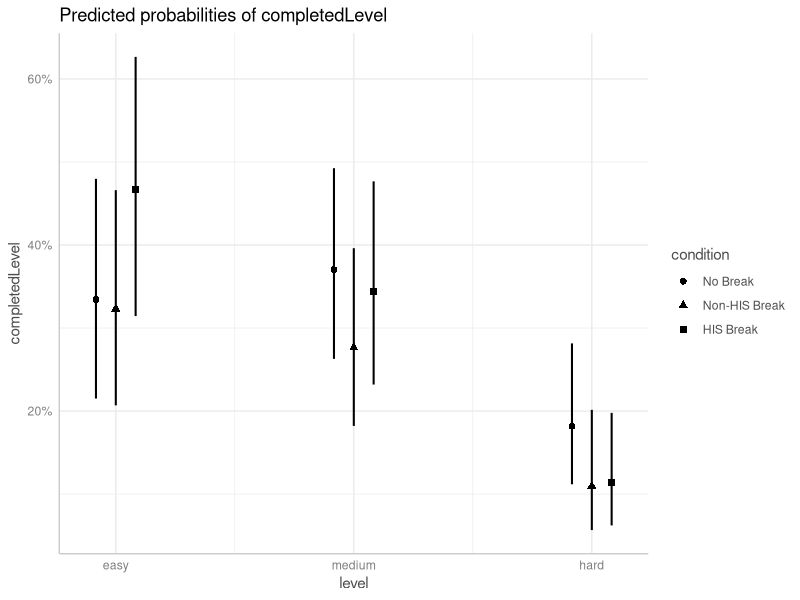
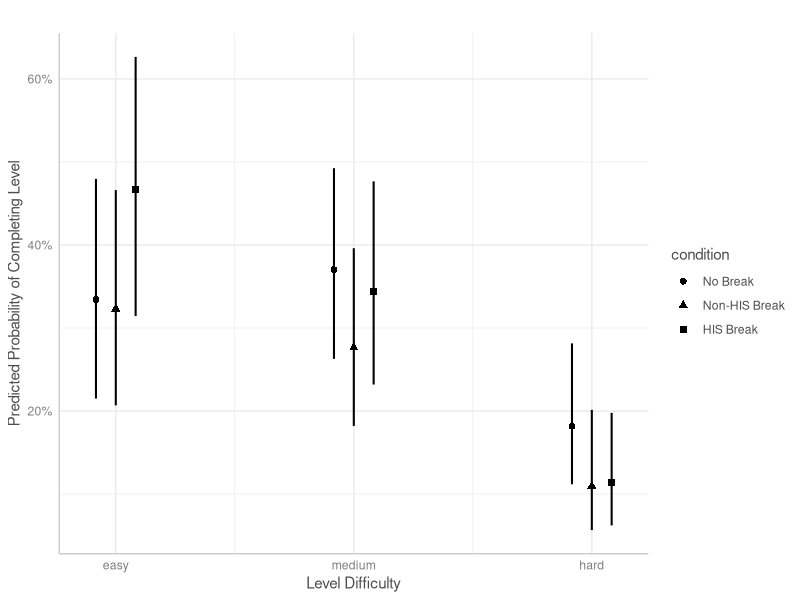

These figures' R source, in order: (Note: this script raises an error after producing the figures.)
utils::install.packages("lme4", type = "source")
install.packages("readxl")
install.packages('lmerTest')
install.packages("ggeffects")
install.packages("ggplot2")

library(readxl)
library(lme4)
library(lmerTest)
library(ggeffects)
library(ggplot2)

data <- read_excel("data.xlsx", sheet = "P4")
attach(data)

level <- as.factor(levelNumber)
levels(level) <- c("hard", "easy", "medium")
level <- factor(level, levels = c("easy", "medium", "hard"))

condition <- as.factor(condition)
levels(condition) <- c("No Break", "Non-HIS Break", "HIS Break")

id <- as.factor(prolificPID)
sex <- as.factor(sex)
handedness <- as.factor(handedness)

for (lvl in unique(level)) {
  data_level <- data[level == lvl, ]
  contingency_table <- table(data_level$completedLevel, data_level$condition)
  rownames(contingency_table) <- c("No", "Yes")  
  colnames(contingency_table) <- c("no break","non-HIS", "HIS")  
  chi_square_result <- chisq.test(contingency_table)
  cat("Chi-square test for Level", lvl, "\n")
  print(chi_square_result)
  cat("Contingency Table for Level", lvl, "\n")
  print(contingency_table)
}

lm <- glmer(completedLevel ~  level * condition + (1|id), family="binomial")
summary(lm)


predictions <- ggpredict(lm, terms = c("level", "condition")) |> plot(colors = "bw")
 
# Plot the marginal effects
plot(predictions) +
     labs(title = "",
                  x = "Level Difficulty", y = "Predicted Probability of Completing Level")


data$levelNumber <- level
data$condition <- condition

interaction_plot <- data %>%
  group_by(condition, levelNumber) %>%
  summarise(prob_completed = mean(completedLevel, na.rm = TRUE), .groups = "drop") %>%
  ggplot(aes(x = levelNumber, y = prob_completed, shape = as.factor(condition), group = condition)) +  # Change 'color' to 'shape'
  geom_line() +
  geom_point(size = 3) +  # Adjust the point size if needed
  labs(title = "Interaction Plot of Condition and Level",
       x = "Level", y = "Proportion of Completed Levels") +
  theme_minimal() +
  scale_shape_manual(values = c(16, 17, 18))  # Customize shapes

interaction_plot
